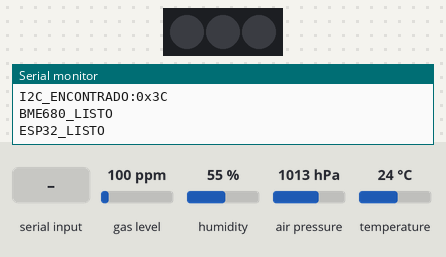
The sketch below on a simulated ESP32. Shown: 3 RGB LEDs in strip order, left to right, the last lines printed to the serial monitor. The inputs (shaded band) are chosen by the test bench; at power-on: gas level 100 ppm, humidity 55 %, air pressure 1013 hPa, temperature 24 °C. Dim RGB values are drawn brighter than linear.

Above: at 1.7 s.
1.8 s: "1\n" received over Serial
At 2.4 s:
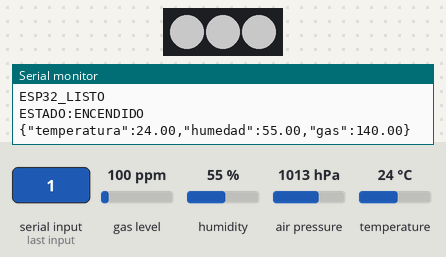
3.3 s: "BRILLO:90\n" received over Serial
At 4.5 s:
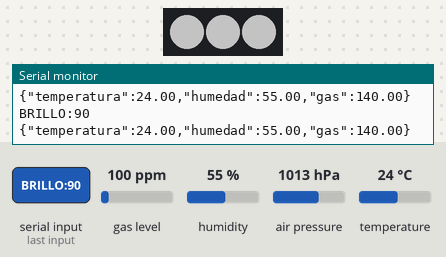
4.8 s: "BRILLO:\n" received over Serial
At 5.8 s:
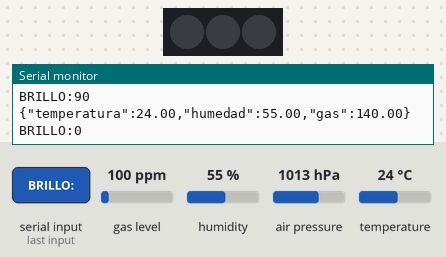
Timing chart, 0 to 7.8 s (numbered marks = the images above; inputs shaded):
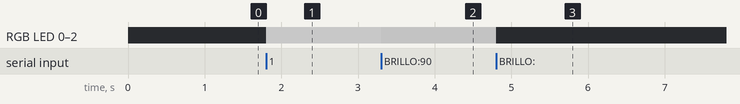

Measured:
- after the input at 1.8 s, RGB LED 0–2: off → RGB(100, 100, 100) at once
- after the input at 3.3 s, RGB LED 0–2: RGB(100, 100, 100) → RGB(90, 90, 90) at once
- after the input at 4.8 s, RGB LED 0–2: RGB(90, 90, 90) → off at once

The sketch:

ProgramacionWelcomeKit2026.ino
```cpp
#include <Wire.h>
#include <Adafruit_Sensor.h>
#include <Adafruit_BME680.h>
#include <Adafruit_NeoPixel.h>

// =====================================================
// CONFIGURACIÓN DEL BME680
// =====================================================

#define SDA_BME680 32
#define SCL_BME680 33

Adafruit_BME680 bme;

bool bmeConectado = false;

unsigned long tiempoAnterior = 0;
const unsigned long intervaloLectura = 2000;

// =====================================================
// CONFIGURACIÓN DE LOS NEOPIXEL
// =====================================================

#define PIN_NEOPIXEL 25
#define CANTIDAD_LEDS 3

Adafruit_NeoPixel leds(
  CANTIDAD_LEDS,
  PIN_NEOPIXEL,
  NEO_GRB + NEO_KHZ800
);

// Color inicial: blanco
int rojoGuardado = 255;
int verdeGuardado = 255;
int azulGuardado = 255;

// Brillo inicial
int brilloGuardado = 100;

// Estado de los NeoPixel
bool sistemaActivo = false;

// =====================================================
// BUSCAR DISPOSITIVOS I2C
// =====================================================

void buscarDispositivosI2C() {
  Serial.println("BUSCANDO_I2C");

  int encontrados = 0;

  for (byte direccion = 1; direccion < 127; direccion++) {
    Wire.beginTransmission(direccion);

    byte error = Wire.endTransmission();

    if (error == 0) {
      Serial.print("I2C_ENCONTRADO:0x");

      if (direccion < 16) {
        Serial.print("0");
      }

      Serial.println(direccion, HEX);

      encontrados++;
    }
  }

  if (encontrados == 0) {
    Serial.println("ERROR:NO_HAY_DISPOSITIVOS_I2C");
  }
}

// =====================================================
// FUNCIONES NEOPIXEL
// =====================================================

void mostrarColor() {
  leds.setBrightness(brilloGuardado);

  for (int i = 0; i < CANTIDAD_LEDS; i++) {
    leds.setPixelColor(
      i,
      leds.Color(
        rojoGuardado,
        verdeGuardado,
        azulGuardado
      )
    );
  }

  leds.show();
}

void apagarNeoPixel() {
  leds.clear();
  leds.show();
}

// =====================================================
// PROCESAR COMANDOS RECIBIDOS DESDE NODE-RED
// =====================================================

void procesarComando(String dato) {
  dato.trim();

  // Encender los tres NeoPixel
  if (dato == "1") {
    sistemaActivo = true;

    mostrarColor();

    Serial.println("ESTADO:ENCENDIDO");
  }

  // Apagar los tres NeoPixel
  else if (dato == "0") {
    sistemaActivo = false;

    apagarNeoPixel();

    Serial.println("ESTADO:APAGADO");
  }

  // Cambiar brillo
  else if (dato.startsWith("BRILLO:")) {
    int nuevoBrillo = dato.substring(7).toInt();

    brilloGuardado = constrain(nuevoBrillo, 0, 255);

    if (sistemaActivo) {
      mostrarColor();
    }

    Serial.print("BRILLO:");
    Serial.println(brilloGuardado);
  }

  // Cambiar color
  else if (dato.startsWith("COLOR:")) {
    String valores = dato.substring(6);

    int rojo;
    int verde;
    int azul;

    int resultado = sscanf(
      valores.c_str(),
      "%d,%d,%d",
      &rojo,
      &verde,
      &azul
    );

    if (resultado == 3) {
      rojoGuardado = constrain(rojo, 0, 255);
      verdeGuardado = constrain(verde, 0, 255);
      azulGuardado = constrain(azul, 0, 255);

      if (sistemaActivo) {
        mostrarColor();
      }

      Serial.print("COLOR:");
      Serial.print(rojoGuardado);
      Serial.print(",");
      Serial.print(verdeGuardado);
      Serial.print(",");
      Serial.println(azulGuardado);
    }
    else {
      Serial.println("ERROR:COLOR_INVALIDO");
    }
  }

  // Comando no reconocido
  else if (dato.length() > 0) {
    Serial.print("ERROR:COMANDO_INVALIDO:");
    Serial.println(dato);
  }
}

// =====================================================
// LEER Y ENVIAR DATOS DEL BME680
// =====================================================

void leerBME680() {
  if (!bmeConectado) {
    Serial.println("ERROR:BME680_NO_CONECTADO");
    return;
  }

  if (!bme.performReading()) {
    Serial.println("ERROR:LECTURA_BME680");
    return;
  }

  float temperatura = bme.temperature;
  float humedad = bme.humidity;

  // Convertir resistencia de gas de ohmios a kiloohmios
  float gases = bme.gas_resistance / 1000.0;

  // Enviar una línea JSON a Node-RED
  Serial.print("{\"temperatura\":");
  Serial.print(temperatura, 2);

  Serial.print(",\"humedad\":");
  Serial.print(humedad, 2);

  Serial.print(",\"gas\":");
  Serial.print(gases, 2);

  Serial.println("}");
}

// =====================================================
// SETUP
// =====================================================

void setup() {
  // Debe coincidir con Node-RED
  Serial.begin(9600);
  Serial.setTimeout(50);

  // Iniciar NeoPixel
  leds.begin();
  leds.setBrightness(brilloGuardado);
  apagarNeoPixel();

  // Iniciar comunicación I2C
  Wire.begin(SDA_BME680, SCL_BME680);

  delay(500);

  // Buscar dispositivos I2C
  buscarDispositivosI2C();

  // Buscar BME680 en 0x76
  bmeConectado = bme.begin(0x76);

  // Si no está en 0x76, buscar en 0x77
  if (!bmeConectado) {
    bmeConectado = bme.begin(0x77);
  }

  if (bmeConectado) {
    // Configuración del sensor
    bme.setTemperatureOversampling(BME680_OS_8X);
    bme.setHumidityOversampling(BME680_OS_2X);
    bme.setPressureOversampling(BME680_OS_4X);
    bme.setIIRFilterSize(BME680_FILTER_SIZE_3);
    bme.setGasHeater(320, 150);

    Serial.println("BME680_LISTO");
  }
  else {
    Serial.println("ERROR:BME680_NO_ENCONTRADO");
  }

  Serial.println("ESP32_LISTO");
}

// =====================================================
// LOOP
// =====================================================

void loop() {
  // Recibir comandos de Node-RED
  if (Serial.available() > 0) {
    String comando = Serial.readStringUntil('\n');

    procesarComando(comando);
  }

  // Leer el BME680 cada 2 segundos
  unsigned long tiempoActual = millis();

  if (tiempoActual - tiempoAnterior >= intervaloLectura) {
    tiempoAnterior = tiempoActual;

    leerBME680();
  }
}
```
